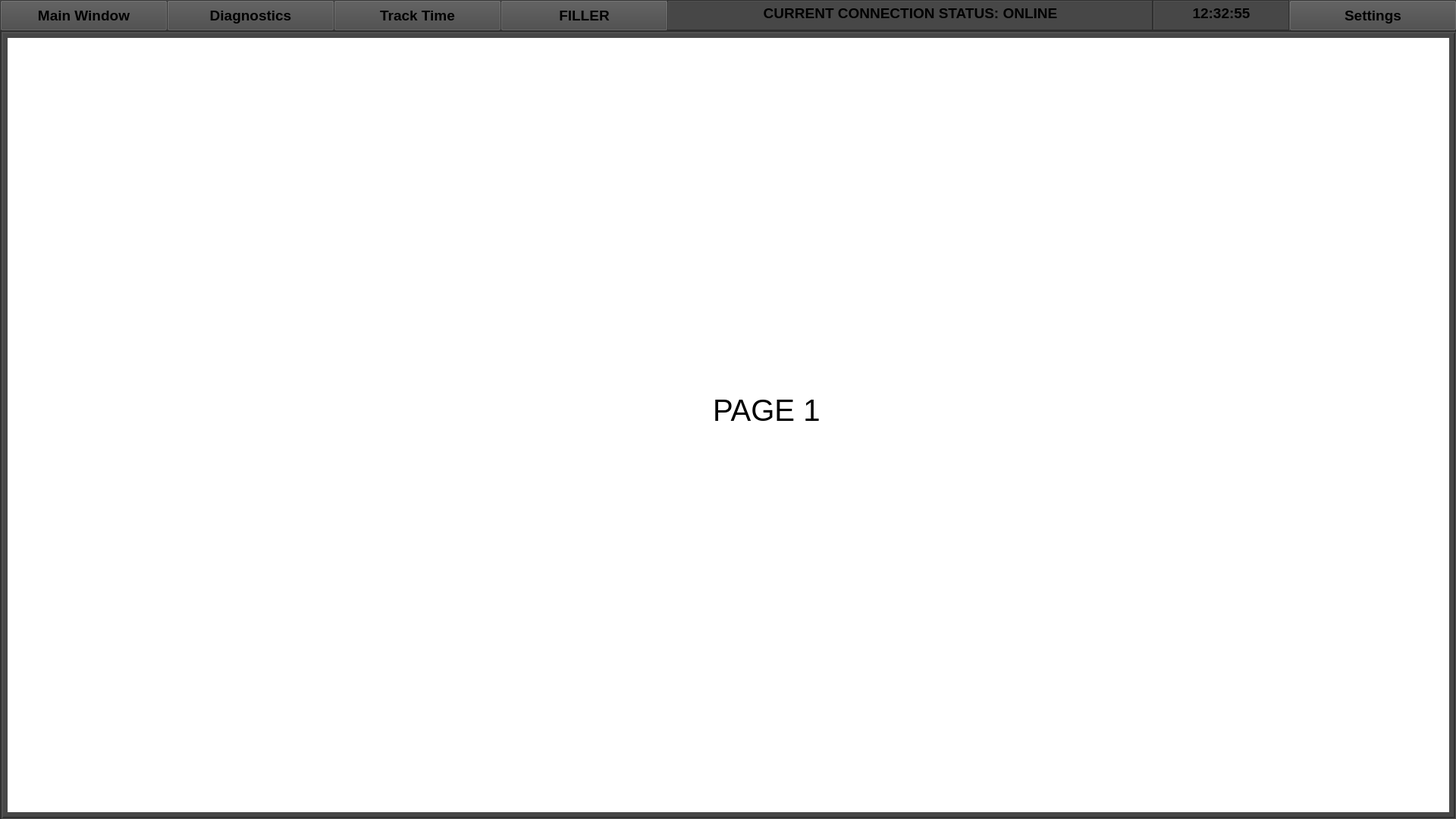
<?xml version="1.0" encoding="UTF-8"?>
<ui version="4.0">
 <class>MainWindow</class>
 <widget class="QMainWindow" name="MainWindow">
  <property name="geometry">
   <rect>
    <x>0</x>
    <y>0</y>
    <width>1920</width>
    <height>1080</height>
   </rect>
  </property>
  <property name="sizePolicy">
   <sizepolicy hsizetype="Fixed" vsizetype="Fixed">
    <horstretch>0</horstretch>
    <verstretch>0</verstretch>
   </sizepolicy>
  </property>
  <property name="minimumSize">
   <size>
    <width>1920</width>
    <height>1080</height>
   </size>
  </property>
  <property name="maximumSize">
   <size>
    <width>1920</width>
    <height>1080</height>
   </size>
  </property>
  <property name="windowTitle">
   <string>OBD</string>
  </property>
  <property name="windowIcon">
   <iconset>
    <normaloff>OBD.ico</normaloff>OBD.ico</iconset>
  </property>
  <property name="autoFillBackground">
   <bool>false</bool>
  </property>
  <property name="styleSheet">
   <string notr="true">background-color: rgb(71, 71, 71);
</string>
  </property>
  <widget class="QWidget" name="centralwidget">
   <property name="styleSheet">
    <string notr="true"/>
   </property>
   <widget class="QPushButton" name="SELECTmainwindow">
    <property name="geometry">
     <rect>
      <x>0</x>
      <y>0</y>
      <width>221</width>
      <height>41</height>
     </rect>
    </property>
    <property name="font">
     <font>
      <pointsize>14</pointsize>
      <weight>75</weight>
      <bold>true</bold>
     </font>
    </property>
    <property name="text">
     <string>Main Window</string>
    </property>
   </widget>
   <widget class="QPushButton" name="SELECTdiagnostics">
    <property name="geometry">
     <rect>
      <x>220</x>
      <y>0</y>
      <width>221</width>
      <height>41</height>
     </rect>
    </property>
    <property name="font">
     <font>
      <pointsize>14</pointsize>
      <weight>75</weight>
      <bold>true</bold>
     </font>
    </property>
    <property name="text">
     <string>Diagnostics</string>
    </property>
   </widget>
   <widget class="QPushButton" name="SELECTtracktime">
    <property name="geometry">
     <rect>
      <x>440</x>
      <y>0</y>
      <width>221</width>
      <height>41</height>
     </rect>
    </property>
    <property name="font">
     <font>
      <pointsize>14</pointsize>
      <weight>75</weight>
      <bold>true</bold>
     </font>
    </property>
    <property name="text">
     <string>Track Time</string>
    </property>
   </widget>
   <widget class="QPushButton" name="SELECTfiller">
    <property name="geometry">
     <rect>
      <x>660</x>
      <y>0</y>
      <width>221</width>
      <height>41</height>
     </rect>
    </property>
    <property name="font">
     <font>
      <pointsize>14</pointsize>
      <weight>75</weight>
      <bold>true</bold>
     </font>
    </property>
    <property name="text">
     <string>FILLER</string>
    </property>
   </widget>
   <widget class="QPushButton" name="SELECTsettings">
    <property name="geometry">
     <rect>
      <x>1700</x>
      <y>0</y>
      <width>221</width>
      <height>41</height>
     </rect>
    </property>
    <property name="font">
     <font>
      <pointsize>14</pointsize>
      <weight>75</weight>
      <bold>true</bold>
     </font>
    </property>
    <property name="text">
     <string>Settings</string>
    </property>
   </widget>
   <widget class="QTextEdit" name="ConStatus">
    <property name="geometry">
     <rect>
      <x>880</x>
      <y>0</y>
      <width>641</width>
      <height>41</height>
     </rect>
    </property>
    <property name="font">
     <font>
      <weight>75</weight>
      <bold>true</bold>
     </font>
    </property>
    <property name="frameShape">
     <enum>QFrame::Box</enum>
    </property>
    <property name="html">
     <string>&lt;!DOCTYPE HTML PUBLIC &quot;-//W3C//DTD HTML 4.0//EN&quot; &quot;http://www.w3.org/TR/REC-html40/strict.dtd&quot;&gt;
&lt;html&gt;&lt;head&gt;&lt;meta name=&quot;qrichtext&quot; content=&quot;1&quot; /&gt;&lt;style type=&quot;text/css&quot;&gt;
p, li { white-space: pre-wrap; }
&lt;/style&gt;&lt;/head&gt;&lt;body style=&quot; font-family:'MS Shell Dlg 2'; font-size:7.8pt; font-weight:600; font-style:normal;&quot;&gt;
&lt;p align=&quot;center&quot; style=&quot; margin-top:0px; margin-bottom:0px; margin-left:0px; margin-right:0px; -qt-block-indent:0; text-indent:0px;&quot;&gt;&lt;span style=&quot; font-size:14pt;&quot;&gt;CURRENT CONNECTION STATUS: ONLINE&lt;/span&gt;&lt;/p&gt;&lt;/body&gt;&lt;/html&gt;</string>
    </property>
   </widget>
   <widget class="QTextEdit" name="CurTime">
    <property name="geometry">
     <rect>
      <x>1520</x>
      <y>0</y>
      <width>181</width>
      <height>41</height>
     </rect>
    </property>
    <property name="frameShape">
     <enum>QFrame::Box</enum>
    </property>
    <property name="html">
     <string>&lt;!DOCTYPE HTML PUBLIC &quot;-//W3C//DTD HTML 4.0//EN&quot; &quot;http://www.w3.org/TR/REC-html40/strict.dtd&quot;&gt;
&lt;html&gt;&lt;head&gt;&lt;meta name=&quot;qrichtext&quot; content=&quot;1&quot; /&gt;&lt;style type=&quot;text/css&quot;&gt;
p, li { white-space: pre-wrap; }
&lt;/style&gt;&lt;/head&gt;&lt;body style=&quot; font-family:'MS Shell Dlg 2'; font-size:7.8pt; font-weight:400; font-style:normal;&quot;&gt;
&lt;p align=&quot;center&quot; style=&quot; margin-top:0px; margin-bottom:0px; margin-left:0px; margin-right:0px; -qt-block-indent:0; text-indent:0px;&quot;&gt;&lt;span style=&quot; font-size:14pt; font-weight:600;&quot;&gt;12:32:55&lt;/span&gt;&lt;/p&gt;&lt;/body&gt;&lt;/html&gt;</string>
    </property>
   </widget>
   <widget class="QFrame" name="frame">
    <property name="geometry">
     <rect>
      <x>0</x>
      <y>40</y>
      <width>1921</width>
      <height>1041</height>
     </rect>
    </property>
    <property name="frameShape">
     <enum>QFrame::Box</enum>
    </property>
    <property name="frameShadow">
     <enum>QFrame::Sunken</enum>
    </property>
    <property name="lineWidth">
     <number>2</number>
    </property>
    <widget class="QStackedWidget" name="stackedWidget">
     <property name="geometry">
      <rect>
       <x>10</x>
       <y>10</y>
       <width>1901</width>
       <height>1021</height>
      </rect>
     </property>
     <property name="styleSheet">
      <string notr="true">background-color:white;
</string>
     </property>
     <property name="currentIndex">
      <number>0</number>
     </property>
     <widget class="QWidget" name="mainWindow">
      <widget class="QLabel" name="MAINWINDOW">
       <property name="geometry">
        <rect>
         <x>930</x>
         <y>450</y>
         <width>171</width>
         <height>81</height>
        </rect>
       </property>
       <property name="font">
        <font>
         <pointsize>30</pointsize>
        </font>
       </property>
       <property name="text">
        <string>PAGE 1</string>
       </property>
      </widget>
     </widget>
     <widget class="QWidget" name="Diagnostics">
      <widget class="QLabel" name="DIAGNOSTICS">
       <property name="geometry">
        <rect>
         <x>810</x>
         <y>500</y>
         <width>161</width>
         <height>71</height>
        </rect>
       </property>
       <property name="font">
        <font>
         <pointsize>30</pointsize>
        </font>
       </property>
       <property name="text">
        <string>PAGE 2</string>
       </property>
      </widget>
     </widget>
     <widget class="QWidget" name="trackTime">
      <widget class="QLabel" name="TRACKTIME">
       <property name="geometry">
        <rect>
         <x>310</x>
         <y>280</y>
         <width>55</width>
         <height>16</height>
        </rect>
       </property>
       <property name="text">
        <string>PAGE 3</string>
       </property>
      </widget>
     </widget>
     <widget class="QWidget" name="Filler">
      <widget class="QLabel" name="FILLER">
       <property name="geometry">
        <rect>
         <x>290</x>
         <y>340</y>
         <width>55</width>
         <height>16</height>
        </rect>
       </property>
       <property name="text">
        <string>PAGE 4</string>
       </property>
      </widget>
     </widget>
     <widget class="QWidget" name="Settings">
      <widget class="QLabel" name="SETTINGS">
       <property name="geometry">
        <rect>
         <x>260</x>
         <y>480</y>
         <width>55</width>
         <height>16</height>
        </rect>
       </property>
       <property name="text">
        <string>PAGE 5</string>
       </property>
      </widget>
     </widget>
    </widget>
   </widget>
  </widget>
 </widget>
 <resources/>
 <connections/>
</ui>
